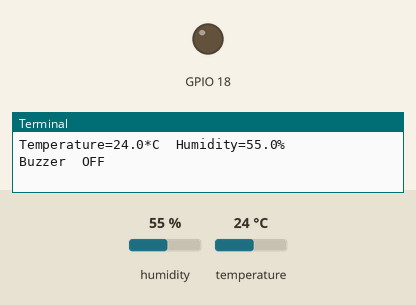
The program below on a simulated Raspberry Pi (BCM pin numbers). Parts: output pins drawn as LEDs (lit = HIGH), the last lines printed to the terminal. The inputs (shaded band) are chosen by the test bench; at power-on: temperature 24 °C, humidity 55 %.

Above: at 1.2 s.
1.3 s: temperature set to 28 °C
7.7 s: temperature set to 31 °C
At 11.9 s:
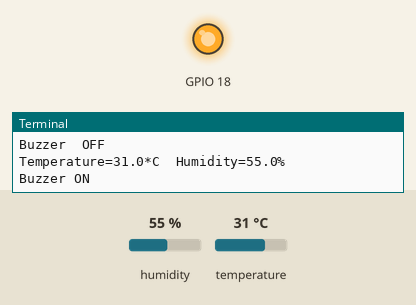
14.1 s: temperature set to 12 °C
At 18.3 s:
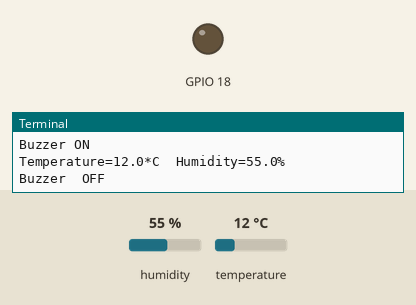
20.5 s: temperature set to 33 °C
At 23.4 s:
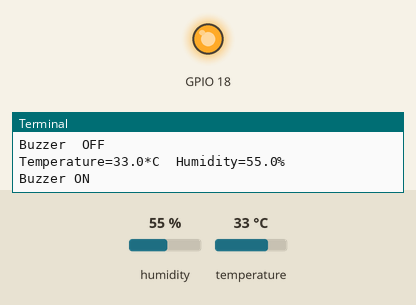
Timing chart, 0 to 24.9 s (numbered marks = the images above; inputs shaded):
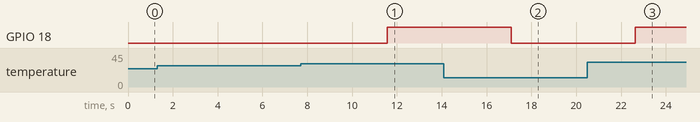

The program:

ex_dht.py
```python
#!/usr/bin/python
import RPi.GPIO as GPIO
import Adafruit_DHT
import time

GPIO.setwarnings(False)
GPIO.setmode(GPIO.BCM)
GPIO.setup(18, GPIO.OUT)
#GPIO.setmode(GPIO.BOARD)

# Sensor Model DHT11
SENSOR = Adafruit_DHT.DHT11 #.DHT22

# DHT Sensor PIN
PIN4 = 4 #dht pin
PIN17 = 18 #buzzer pin

# Min and Max Humidity
MAX_HUMI = 63
MIN_HUMI = 58

#Min and Max Temperature
MAX_TEMP = 30
MIN_TEMP = 25

# While
while True:
  try:
       humidity, temperature = Adafruit_DHT.read_retry(SENSOR, PIN4)
       print 'Temperature={0:0.1f}*C  Humidity={1:0.1f}%'.format(temperature, humidity)
       #if humidity >= MAX_HUMI:
       if temperature >= MAX_TEMP:
               GPIO.output(18, 1)
               print "Buzzer ON"
               time.sleep(5)

       #elif humidity <= MIN_HUMI:
       elif temperature < MAX_TEMP:
               GPIO.output(18, 0)
               print "Buzzer  OFF"
               time.sleep(5)
  except KeyboardInterrupt:
		GPIO.cleanup()
		exit
```

Measured:
- the behaviour switches between 29 and 30 °C on temperature (found by bisection; images 0 and 1)
- after the input at 7.7 s, GPIO 18: LOW → HIGH after 3.9 s
- after the input at 14.1 s, GPIO 18: HIGH → LOW after 3.0 s
- after the input at 20.5 s, GPIO 18: LOW → HIGH after 2.1 s
